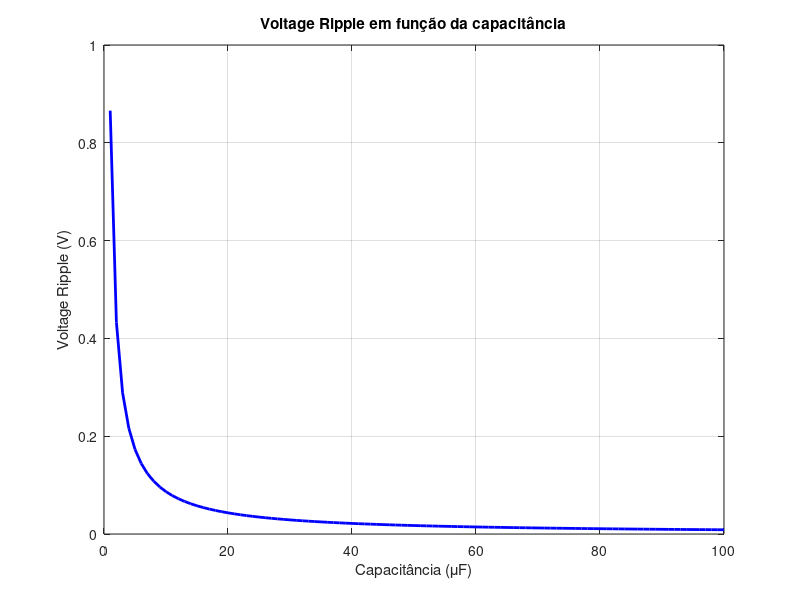

Reproduce this figure in MATLAB.
clear; clc; close all
Vin = 5;       
D = 0.66;       
L = 500e-6;    
f_sw = 18e3;  
R_load = 33;    
I_load = Vin * D / R_load; 

Vout = D * Vin;       
Delta_I_L = (Vin - Vout) * D / (L * f_sw);

C_values = 1e-6:1e-6:100e-6; 

Voltage_ripple = zeros(size(C_values));

for i = 1:length(C_values)
    C = C_values(i);
    Delta_V = Delta_I_L / (8 * f_sw * C);
    Voltage_ripple(i) = Delta_V;
end

figure;
plot(C_values * 1e6, Voltage_ripple, 'b-', 'LineWidth', 2);
xlabel('Capacitância (\muF)');
ylabel('Voltage Ripple (V)');
title('Voltage Ripple em função da capacitância');
grid on;
